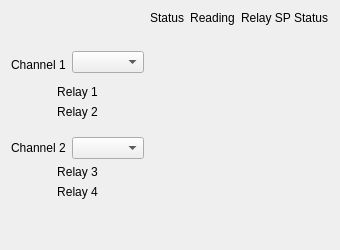
           <widget class="QFrame" name="frame_3">
            <property name="frameShape">
             <enum>QFrame::NoFrame</enum>
            </property>
            <property name="frameShadow">
             <enum>QFrame::Plain</enum>
            </property>
            <property name="lineWidth">
             <number>0</number>
            </property>
            <layout class="QGridLayout" name="gridLayout_4">
             <item row="1" column="0">
              <widget class="PyDMLabel" name="PyDMLabel_20">
               <property name="toolTip">
                <string/>
               </property>
               <property name="whatsThis">
                <string/>
               </property>
               <property name="channel" stdset="0">
                <string>ca://${DEVICE}:ModuleType-A</string>
               </property>
              </widget>
             </item>
             <item row="11" column="0" colspan="2">
              <widget class="QLabel" name="label_13">
               <property name="text">
                <string>Relay 3</string>
               </property>
               <property name="alignment">
                <set>Qt::AlignCenter</set>
               </property>
              </widget>
             </item>
             <item row="6" column="0" colspan="2">
              <widget class="QLabel" name="label_12">
               <property name="text">
                <string>Relay 2</string>
               </property>
               <property name="alignment">
                <set>Qt::AlignCenter</set>
               </property>
              </widget>
             </item>
             <item row="3" column="2">
              <widget class="PyDMByteIndicator" name="PyDMByteIndicator">
               <property name="toolTip">
                <string/>
               </property>
               <property name="whatsThis">
                <string>
    Widget for graphical representation of bits from an integer number
    with support for Channels and more from PyDM

    Parameters
    ----------
    parent : QWidget
        The parent widget for the Label
    init_channel : str, optional
        The channel to be used by the widget.
    </string>
               </property>
               <property name="channel" stdset="0">
                <string>ca://${DEVICE}:Enable-RB</string>
               </property>
               <property name="showLabels" stdset="0">
                <bool>false</bool>
               </property>
               <property name="circles" stdset="0">
                <bool>true</bool>
               </property>
              </widget>
             </item>
             <item row="12" column="3" colspan="2">
              <widget class="PyDMLabel" name="PyDMLabel_24">
               <property name="toolTip">
                <string/>
               </property>
               <property name="whatsThis">
                <string/>
               </property>
               <property name="alignment">
                <set>Qt::AlignCenter</set>
               </property>
               <property name="precisionFromPV" stdset="0">
                <bool>false</bool>
               </property>
               <property name="precision" stdset="0">
                <number>3</number>
               </property>
               <property name="channel" stdset="0">
                <string>ca://${DEVICE}:Relay1-RB</string>
               </property>
               <property name="displayFormat" stdset="0">
                <enum>PyDMLabel::Exponential</enum>
               </property>
              </widget>
             </item>
             <item row="5" column="0" colspan="2">
              <widget class="QLabel" name="label_11">
               <property name="text">
                <string>Relay 1</string>
               </property>
               <property name="alignment">
                <set>Qt::AlignCenter</set>
               </property>
              </widget>
             </item>
             <item row="10" column="0">
              <widget class="QLabel" name="lblA2">
               <property name="text">
                <string>Channel 2</string>
               </property>
              </widget>
             </item>
             <item row="10" column="2">
              <widget class="PyDMByteIndicator" name="biA2">
               <property name="toolTip">
                <string/>
               </property>
               <property name="whatsThis">
                <string>
    Widget for graphical representation of bits from an integer number
    with support for Channels and more from PyDM

    Parameters
    ----------
    parent : QWidget
        The parent widget for the Label
    init_channel : str, optional
        The channel to be used by the widget.
    </string>
               </property>
               <property name="channel" stdset="0">
                <string>ca://${DEVICE}:Enable-RB</string>
               </property>
               <property name="showLabels" stdset="0">
                <bool>false</bool>
               </property>
               <property name="circles" stdset="0">
                <bool>true</bool>
               </property>
              </widget>
             </item>
             <item row="6" column="2" rowspan="3">
              <widget class="PyDMLabel" name="PyDMLabel_9">
               <property name="toolTip">
                <string/>
               </property>
               <property name="whatsThis">
                <string/>
               </property>
               <property name="alignment">
                <set>Qt::AlignCenter</set>
               </property>
               <property name="precisionFromPV" stdset="0">
                <bool>false</bool>
               </property>
               <property name="precision" stdset="0">
                <number>3</number>
               </property>
               <property name="channel" stdset="0">
                <string>ca://${DEVICE}:Relay:Status-RB</string>
               </property>
              </widget>
             </item>
             <item row="11" column="2">
              <widget class="PyDMLabel" name="PyDMLabel_10">
               <property name="toolTip">
                <string/>
               </property>
               <property name="whatsThis">
                <string/>
               </property>
               <property name="alignment">
                <set>Qt::AlignCenter</set>
               </property>
               <property name="precisionFromPV" stdset="0">
                <bool>false</bool>
               </property>
               <property name="precision" stdset="0">
                <number>3</number>
               </property>
               <property name="channel" stdset="0">
                <string>ca://${DEVICE}:Relay:Status-RB</string>
               </property>
              </widget>
             </item>
             <item row="11" column="3" colspan="2">
              <widget class="PyDMLabel" name="PyDMLabel_23">
               <property name="toolTip">
                <string/>
               </property>
               <property name="whatsThis">
                <string/>
               </property>
               <property name="alignment">
                <set>Qt::AlignCenter</set>
               </property>
               <property name="precisionFromPV" stdset="0">
                <bool>false</bool>
               </property>
               <property name="precision" stdset="0">
                <number>3</number>
               </property>
               <property name="channel" stdset="0">
                <string>ca://${DEVICE}:Relay2-RB</string>
               </property>
               <property name="displayFormat" stdset="0">
                <enum>PyDMLabel::Exponential</enum>
               </property>
              </widget>
             </item>
             <item row="12" column="2">
              <widget class="PyDMLabel" name="PyDMLabel_11">
               <property name="toolTip">
                <string/>
               </property>
               <property name="whatsThis">
                <string/>
               </property>
               <property name="alignment">
                <set>Qt::AlignCenter</set>
               </property>
               <property name="precisionFromPV" stdset="0">
                <bool>false</bool>
               </property>
               <property name="precision" stdset="0">
                <number>3</number>
               </property>
               <property name="channel" stdset="0">
                <string>ca://${DEVICE}:Relay:Status-RB</string>
               </property>
              </widget>
             </item>
             <item row="10" column="3" colspan="2">
              <widget class="PyDMLabel" name="plblA2">
               <property name="toolTip">
                <string/>
               </property>
               <property name="whatsThis">
                <string/>
               </property>
               <property name="alignment">
                <set>Qt::AlignCenter</set>
               </property>
               <property name="channel" stdset="0">
                <string>ca://${DEVICE}:Pressure-Mon-s</string>
               </property>
              </widget>
             </item>
             <item row="12" column="0" colspan="2">
              <widget class="QLabel" name="label_14">
               <property name="text">
                <string>Relay 4</string>
               </property>
               <property name="alignment">
                <set>Qt::AlignCenter</set>
               </property>
              </widget>
             </item>
             <item row="5" column="3" colspan="2">
              <widget class="PyDMLabel" name="PyDMLabel_12">
               <property name="toolTip">
                <string/>
               </property>
               <property name="whatsThis">
                <string/>
               </property>
               <property name="alignment">
                <set>Qt::AlignCenter</set>
               </property>
               <property name="precisionFromPV" stdset="0">
                <bool>false</bool>
               </property>
               <property name="precision" stdset="0">
                <number>3</number>
               </property>
               <property name="channel" stdset="0">
                <string>ca://${DEVICE}:Relay3-RB</string>
               </property>
               <property name="displayFormat" stdset="0">
                <enum>PyDMLabel::Exponential</enum>
               </property>
              </widget>
             </item>
             <item row="6" column="3" rowspan="2" colspan="2">
              <widget class="PyDMLabel" name="PyDMLabel_13">
               <property name="toolTip">
                <string/>
               </property>
               <property name="whatsThis">
                <string/>
               </property>
               <property name="alignment">
                <set>Qt::AlignCenter</set>
               </property>
               <property name="precisionFromPV" stdset="0">
                <bool>false</bool>
               </property>
               <property name="precision" stdset="0">
                <number>3</number>
               </property>
               <property name="channel" stdset="0">
                <string>ca://${DEVICE}:Relay3-RB</string>
               </property>
               <property name="displayFormat" stdset="0">
                <enum>PyDMLabel::Exponential</enum>
               </property>
              </widget>
             </item>
             <item row="3" column="0" rowspan="2">
              <widget class="QLabel" name="label_4">
               <property name="text">
                <string>Channel 1</string>
               </property>
              </widget>
             </item>
             <item row="10" column="1">
              <widget class="PyDMEnumComboBox" name="cbA2">
               <property name="minimumSize">
                <size>
                 <width>70</width>
                 <height>0</height>
                </size>
               </property>
               <property name="toolTip">
                <string/>
               </property>
               <property name="whatsThis">
                <string>
    A QComboBox with support for Channels and more from PyDM

    Parameters
    ----------
    parent : QWidget
        The parent widget for the Label
    init_channel : str, optional
        The channel to be used by the widget.

    Signals
    -------
    send_value_signal : int, float, str, bool or np.ndarray
        Emitted when the user changes the value.
    activated : int, str
        Emitted when the user chooses an item in the combobox.
    currentIndexChanged : int, str
        Emitted when the index is changed in the combobox.
    highlighted : int, str
        Emitted when an item in the combobox popup list is highlighted
        by the user.
    </string>
               </property>
               <property name="channel" stdset="0">
                <string>ca://${DEVICE}:Enable-SP</string>
               </property>
              </widget>
             </item>
             <item row="0" column="3" colspan="2">
              <widget class="QLabel" name="label_3">
               <property name="toolTipDuration">
                <number>0</number>
               </property>
               <property name="text">
                <string>Reading</string>
               </property>
               <property name="alignment">
                <set>Qt::AlignCenter</set>
               </property>
              </widget>
             </item>
             <item row="14" column="0">
              <spacer name="verticalSpacer_2">
               <property name="orientation">
                <enum>Qt::Vertical</enum>
               </property>
               <property name="sizeHint" stdset="0">
                <size>
                 <width>20</width>
                 <height>40</height>
                </size>
               </property>
              </spacer>
             </item>
             <item row="0" column="2">
              <widget class="QLabel" name="label_2">
               <property name="text">
                <string>Status</string>
               </property>
               <property name="alignment">
                <set>Qt::AlignCenter</set>
               </property>
              </widget>
             </item>
             <item row="5" column="2">
              <widget class="PyDMLabel" name="PyDMLabel_8">
               <property name="toolTip">
                <string/>
               </property>
               <property name="whatsThis">
                <string/>
               </property>
               <property name="alignment">
                <set>Qt::AlignCenter</set>
               </property>
               <property name="precisionFromPV" stdset="0">
                <bool>false</bool>
               </property>
               <property name="precision" stdset="0">
                <number>3</number>
               </property>
               <property name="channel" stdset="0">
                <string>ca://${DEVICE}:Relay:Status-RB</string>
               </property>
              </widget>
             </item>
             <item row="3" column="3" colspan="2">
              <widget class="PyDMLabel" name="PyDMLabel_14">
               <property name="toolTip">
                <string/>
               </property>
               <property name="whatsThis">
                <string/>
               </property>
               <property name="alignment">
                <set>Qt::AlignCenter</set>
               </property>
               <property name="channel" stdset="0">
                <string>ca://${DEVICE}:Pressure-Mon-s</string>
               </property>
              </widget>
             </item>
             <item row="3" column="1">
              <widget class="PyDMEnumComboBox" name="PyDMEnumComboBox">
               <property name="minimumSize">
                <size>
                 <width>70</width>
                 <height>0</height>
                </size>
               </property>
               <property name="toolTip">
                <string/>
               </property>
               <property name="whatsThis">
                <string>
    A QComboBox with support for Channels and more from PyDM

    Parameters
    ----------
    parent : QWidget
        The parent widget for the Label
    init_channel : str, optional
        The channel to be used by the widget.

    Signals
    -------
    send_value_signal : int, float, str, bool or np.ndarray
        Emitted when the user changes the value.
    activated : int, str
        Emitted when the user chooses an item in the combobox.
    currentIndexChanged : int, str
        Emitted when the index is changed in the combobox.
    highlighted : int, str
        Emitted when an item in the combobox popup list is highlighted
        by the user.
    </string>
               </property>
               <property name="channel" stdset="0">
                <string>ca://${DEVICE}:Enable-SP</string>
               </property>
              </widget>
             </item>
             <item row="0" column="5">
              <widget class="QLabel" name="label_7">
               <property name="text">
                <string>Relay SP Status</string>
               </property>
              </widget>
             </item>
             <item row="11" column="5">
              <widget class="PyDMByteIndicator" name="PyDMByteIndicator_2">
               <property name="toolTip">
                <string/>
               </property>
               <property name="whatsThis">
                <string>
    Widget for graphical representation of bits from an integer number
    with support for Channels and more from PyDM

    Parameters
    ----------
    parent : QWidget
        The parent widget for the Label
    init_channel : str, optional
        The channel to be used by the widget.
    </string>
               </property>
               <property name="channel" stdset="0">
                <string>ca://${DEVICE}:Relay:SetpointStatus-RB</string>
               </property>
               <property name="circles" stdset="0">
                <bool>true</bool>
               </property>
               <property name="labels" stdset="0">
                <stringlist>
                 <string>Clear</string>
                 <string>Set</string>
                </stringlist>
               </property>
              </widget>
             </item>
             <item row="5" column="5">
              <widget class="PyDMByteIndicator" name="PyDMByteIndicator_6">
               <property name="toolTip">
                <string/>
               </property>
               <property name="whatsThis">
                <string>
    Widget for graphical representation of bits from an integer number
    with support for Channels and more from PyDM

    Parameters
    ----------
    parent : QWidget
        The parent widget for the Label
    init_channel : str, optional
        The channel to be used by the widget.
    </string>
               </property>
               <property name="channel" stdset="0">
                <string>ca://${DEVICE}:Relay:SetpointStatus-RB</string>
               </property>
               <property name="circles" stdset="0">
                <bool>true</bool>
               </property>
               <property name="labels" stdset="0">
                <stringlist>
                 <string>Clear</string>
                 <string>Set</string>
                </stringlist>
               </property>
              </widget>
             </item>
             <item row="6" column="5">
              <widget class="PyDMByteIndicator" name="PyDMByteIndicator_5">
               <property name="toolTip">
                <string/>
               </property>
               <property name="whatsThis">
                <string>
    Widget for graphical representation of bits from an integer number
    with support for Channels and more from PyDM

    Parameters
    ----------
    parent : QWidget
        The parent widget for the Label
    init_channel : str, optional
        The channel to be used by the widget.
    </string>
               </property>
               <property name="channel" stdset="0">
                <string>ca://${DEVICE}:Relay:SetpointStatus-RB</string>
               </property>
               <property name="circles" stdset="0">
                <bool>true</bool>
               </property>
               <property name="labels" stdset="0">
                <stringlist>
                 <string>Clear</string>
                 <string>Set</string>
                </stringlist>
               </property>
              </widget>
             </item>
             <item row="12" column="5">
              <widget class="PyDMByteIndicator" name="PyDMByteIndicator_15">
               <property name="toolTip">
                <string/>
               </property>
               <property name="whatsThis">
                <string>
    Widget for graphical representation of bits from an integer number
    with support for Channels and more from PyDM

    Parameters
    ----------
    parent : QWidget
        The parent widget for the Label
    init_channel : str, optional
        The channel to be used by the widget.
    </string>
               </property>
               <property name="channel" stdset="0">
                <string>ca://${DEVICE}:Relay:SetpointStatus-RB</string>
               </property>
               <property name="circles" stdset="0">
                <bool>true</bool>
               </property>
               <property name="labels" stdset="0">
                <stringlist>
                 <string>Clear</string>
                 <string>Set</string>
                </stringlist>
               </property>
              </widget>
             </item>
            </layout>
           </widget>
